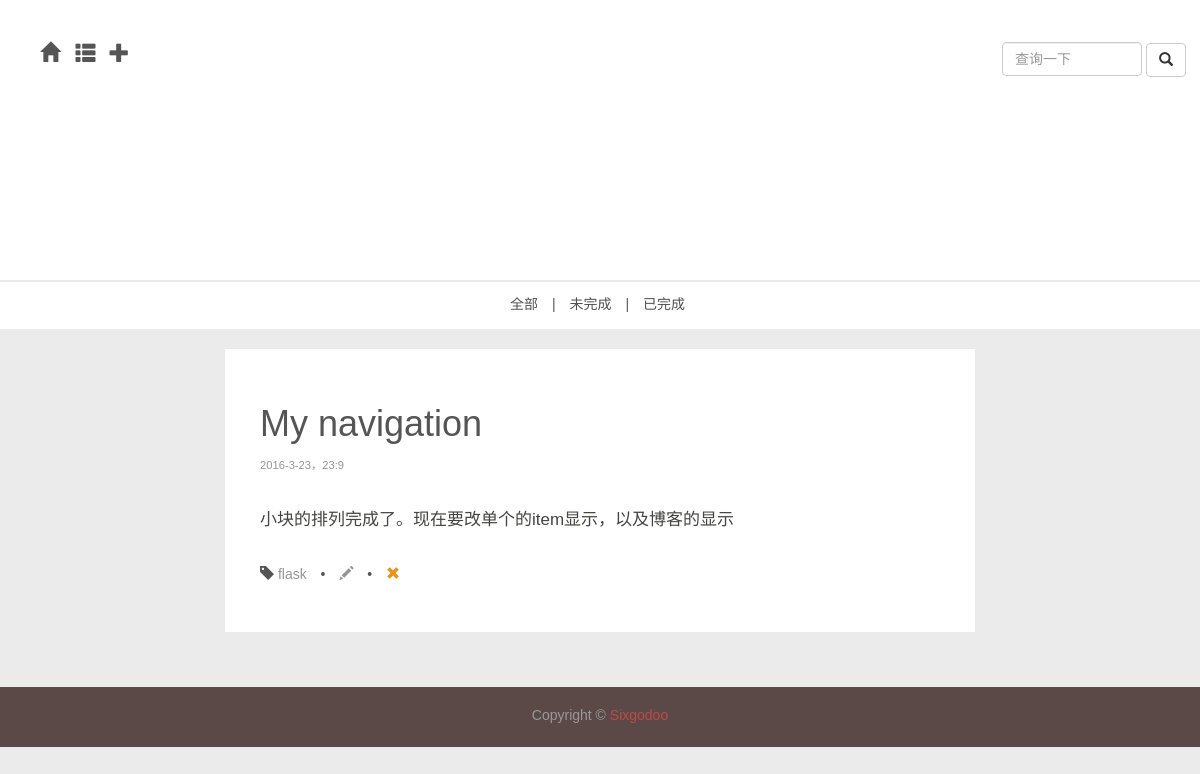
The app's page /daily/item/18, older data.
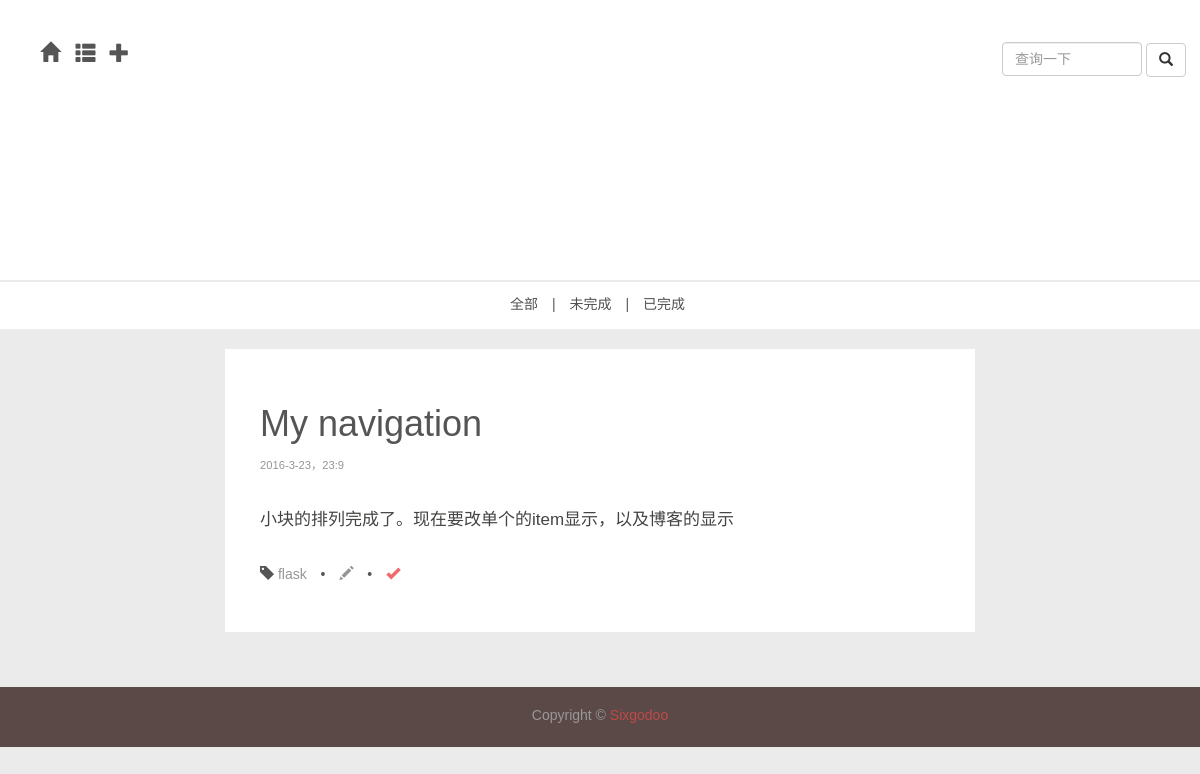
The same page, newer data.
### app/models.py (models this page shows, shortened)
class Item(db.Model):
	__tablename__ = 'items'
	id = db.Column(db.Integer, primary_key = True)
	name = db.Column(db.String, index = True)
	tag_id = db.Column(db.Integer, db.ForeignKey('tags.id'))
	timestamp = db.Column(db.DateTime,index=True,default=datetime.now)
	flags = db.Column(db.SmallInteger)								   # 16 bits integer, now 0 means not abandoned 2016.03.04 12:59:26
	text = db.Column(db.Text)

class Tag(db.Model):
	__tablename__ = 'tags'
	id = db.Column(db.Integer, primary_key = True)
	name = db.Column(db.String, unique = True)
	items = db.relationship('Item', backref = 'tag')

### app/main/views.py (the view, shortened to what this page needs)
@main.route('/daily/item/<int:item_id>',methods=['GET','POST'])
def item(item_id):
	form = QueryItemForm()
	items = Item.query.filter_by(id=item_id).all()
	return render_template('item.html',title=u"日常",items=items,form=form)

### app/main/forms.py
class QueryItemForm(Form):
	item_name = StringField('',\
		validators=[Required()])
	submit = SubmitField(u'查询')

### app/templates/item.html (shortened to what this page needs)
{% extends "daily.html" %}
{% import "bootstrap/wtf.html" as wtf %}
{% block head %}
	<link href={{ url_for('static',filename='new_base.css') }} rel="stylesheet">
	<link href={{ url_for('static',filename='item.css') }} rel="stylesheet">
{% endblock %}
{% block content %}
{% for item in items%}
<section>
	<div class="container">
		<div class="row">
			<main class="col-md-8 col-md-offset-2 ">
				<article class="post">
					<header class="post-head">
						<h1>{{ item.name }}</h1>
						<p class="post-time">
							{{item.timestamp.year}}-{{item.timestamp.month}}-{{item.timestamp.day}}，{{item.timestamp.hour}}:{{item.timestamp.minute}}
						</p>
					</header>
					<div class="post-text">
						<p>{{ item.text }}</p>
					</div>
					<div class="post-extent">
						<ul class="list-inline">
							<li>
								<span class="glyphicon glyphicon-tag"></span>
								<a href={{url_for('main.tag',tag_id=item.tag.id)}}>{{item.tag.name}}</a>
							</li>
							<li>•</li>
							<li>
								<a href={{url_for('main.edit_item',item_id=item.id)}}>
									<span class="glyphicon glyphicon-pencil"></span>
								</a>
							</li>
							<li>•</li>
							<li>
								{% if item.flags %}
								<span class="glyphicon glyphicon-ok" style="color:#F16A6A;"></span>
								{% else %}
								<span class="glyphicon glyphicon-remove" style="color:#EA931C"></span>
								{% endif %}
							</li>
						</div>
					</article>
				</main>
			</div>
		</div>
</section>
{% endfor %}
<div class="container">
	<div class="nav-query">
		<form action="" method="post" name="item_query">
				{{form.item_name(class="form-control",placeholder="查询一下")}}
				<button class="btn btn-default" type="submit" style="inline-block">
					<span class="glyphicon glyphicon-search"></span>
				</button>
		</form>
	</div>
</div>
{% endblock %}

Row changes from the older to the newer data that the page shows:
changed Item "My navigation": flags 0 → 1 (drawn)
